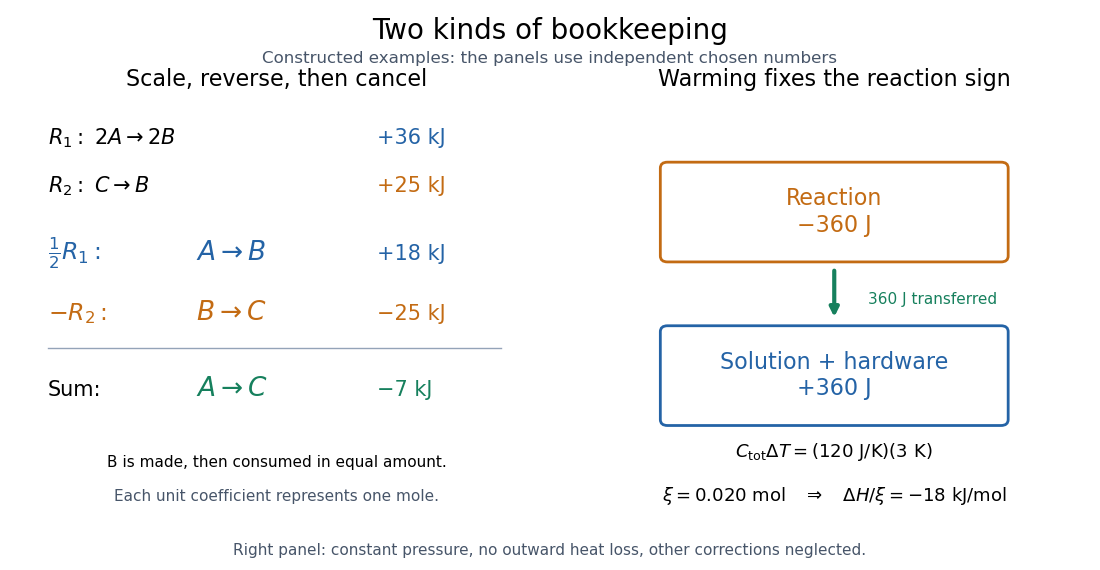

The script that drew this image:
"""Draw equation cancellation and an independent calorimetry model.

Tested with Python 3.14 and matplotlib 3.10. Run from _media to emit the PNG.
"""

from pathlib import Path

import matplotlib.pyplot as plt
from matplotlib.patches import FancyBboxPatch


def main():
    plt.rcParams.update({"font.family": "DejaVu Sans", "font.size": 13})
    fig, (left, right) = plt.subplots(1, 2, figsize=(11, 5.7), dpi=100, facecolor="white")
    fig.subplots_adjust(left=0.035, right=0.975, bottom=0.11, top=0.81, wspace=0.17)
    fig.suptitle("Two kinds of bookkeeping", fontsize=20, y=0.97)
    fig.text(0.5, 0.89, "Constructed examples: the panels use independent chosen numbers",
             ha="center", fontsize=12, color="#475569")
    blue, orange, green = "#2463A6", "#C36B13", "#16805D"
    for ax in (left, right):
        ax.set(xlim=(0, 1), ylim=(0, 1))
        ax.axis("off")
    left.set_title("Scale, reverse, then cancel", fontsize=16, pad=16)
    left.text(0.02, 0.91, r"$R_1:\ 2A\to2B$", fontsize=15)
    left.text(0.71, 0.91, "+36 kJ", color=blue, fontsize=15)
    left.text(0.02, 0.79, r"$R_2:\ C\to B$", fontsize=15)
    left.text(0.71, 0.79, "+25 kJ", color=orange, fontsize=15)
    left.text(0.02, 0.62, r"$\frac{1}{2} R_1:$", color=blue, fontsize=17)
    left.text(0.33, 0.62, r"$A\to B$", color=blue, fontsize=19)
    left.text(0.71, 0.62, "+18 kJ", color=blue, fontsize=15)
    left.text(0.02, 0.47, r"$-R_2:$", color=orange, fontsize=17)
    left.text(0.33, 0.47, r"$B\to C$", color=orange, fontsize=19)
    left.text(0.71, 0.47, "−25 kJ", color=orange, fontsize=15)
    left.plot([0.02, 0.97], [0.40, 0.40], color="#94A3B8", lw=1)
    left.text(0.02, 0.28, "Sum:", fontsize=15)
    left.text(0.33, 0.28, r"$A\to C$", color=green, fontsize=19)
    left.text(0.71, 0.28, "−7 kJ", color=green, fontsize=15)
    left.text(0.5, 0.10, "B is made, then consumed in equal amount.", ha="center", fontsize=11)
    left.text(0.5, 0.015, "Each unit coefficient represents one mole.", ha="center", fontsize=11, color="#475569")
    right.set_title("Warming fixes the reaction sign", fontsize=16, pad=16)
    for y, color, text in [(0.63, orange, "Reaction\n−360 J"),
                           (0.22, blue, "Solution + hardware\n+360 J")]:
        right.add_patch(FancyBboxPatch((0.15, y), 0.70, 0.22,
                                      boxstyle="round,pad=0.015", facecolor="white",
                                      edgecolor=color, linewidth=2))
        right.text(0.5, y + 0.11, text, ha="center", va="center", color=color, fontsize=16)
    right.annotate("", xy=(0.5, 0.47), xytext=(0.5, 0.60),
                   arrowprops={"arrowstyle": "-|>", "lw": 3, "color": green})
    right.text(0.57, 0.52, "360 J transferred", va="center", color=green, fontsize=11)
    right.text(0.5, 0.125, r"$C_{\rm tot}\Delta T=(120\ \mathrm{J/K})(3\ \mathrm{K})$",
               ha="center", fontsize=13)
    right.text(0.5, 0.015, r"$\xi=0.020\ \mathrm{mol}\quad\Rightarrow\quad\Delta H/\xi=-18\ \mathrm{kJ/mol}$",
               ha="center", fontsize=13)
    fig.text(0.5, 0.027, "Right panel: constant pressure, no outward heat loss, other corrections neglected.",
             ha="center", color="#475569", fontsize=11)
    fig.savefig(Path(__file__).stem + ".png", facecolor="white", transparent=False)
    plt.close(fig)


if __name__ == "__main__":
    main()
